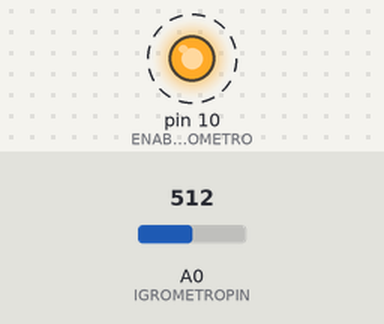
Recording of a sketch running on a simulated Arduino Uno, built with avr-gcc and run on an emulated ATmega328P. On the bench: output pins drawn as LEDs (lit = HIGH). Dashed ring = blinking. The test bench sets the inputs (shaded band); at power-on: A0 (IGROMETROPIN) = 512. What the sketch prints to the serial monitor is not drawn.

Above: at 0.2 s.
Timing chart, 0 to 3.5 s (numbered marks = the images above):
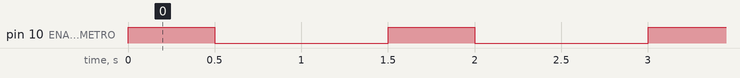

The sketch:

Lettura_Igrometro_terreno.ino
```cpp
#define IGROMETROPIN A0
#define ENABLE_IGROMETRO 10

const int MIN_ADCREAD = 5;  //valore di massima umidità misurato con igrometro immerso in acqua
const int MAX_ADCREAD = 1023; //valore di minima umidità misurato con igrometro in aria

void setup() {
  Serial.begin(9600);
  pinMode(ENABLE_IGROMETRO, OUTPUT);
  digitalWrite(ENABLE_IGROMETRO, LOW);
}

void loop() {
  // put your main code here, to run repeatedly:
  int lettura = LetturaIgrometro();

  Serial.println("Lettura igrometro:" + String(lettura));

  delay(1000);
}

//restituisce il valore percentuale dell'umidità del terreno misurata
int LetturaIgrometro(){
  //Alimento l'igrometro solo quando serve in modo da ridurre il deterioramento
  //della sonda
  digitalWrite(ENABLE_IGROMETRO, HIGH);
  delay(500);
  int ADCValue = analogRead(IGROMETROPIN);
  digitalWrite(ENABLE_IGROMETRO, LOW);

  //Mappo il valore letto con i valori minimo e massimo per convertirlo in percentuale
  int hPercValue = map(ADCValue, MIN_ADCREAD, MAX_ADCREAD, 100, 0);
  hPercValue = constrain(hPercValue, 0, 100);

  return ADCValue;
}

//TEST Taratura igrometro terreno
//Letture analogiche (media a regime):
//Igrometro in aria: 1023
//Igrometro in acqua: 108
```

Measured:
- by itself, pin 10 (ENABLE_IGROMETRO): alternates HIGH for 0.50 s and LOW for 1.0 s
